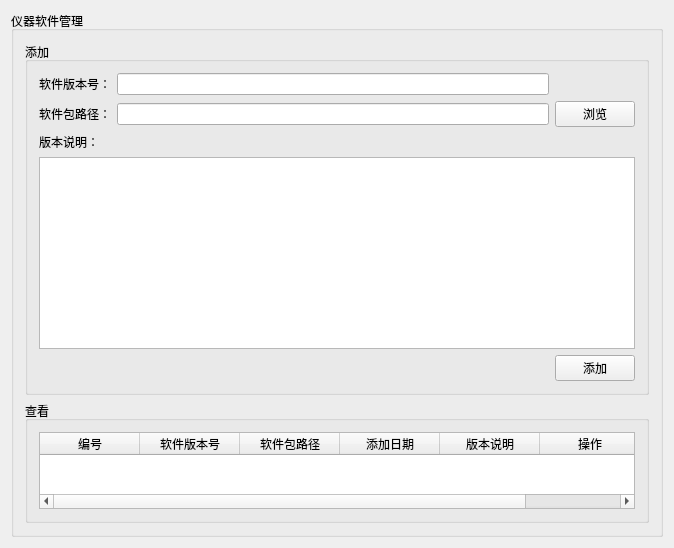
<?xml version="1.0" encoding="UTF-8"?>
<ui version="4.0">
 <class>SoftwareWidget</class>
 <widget class="QWidget" name="SoftwareWidget">
  <property name="geometry">
   <rect>
    <x>0</x>
    <y>0</y>
    <width>674</width>
    <height>548</height>
   </rect>
  </property>
  <property name="windowTitle">
   <string>SoftwareWidget</string>
  </property>
  <layout class="QHBoxLayout" name="horizontalLayout">
   <item>
    <widget class="QGroupBox" name="groupBox">
     <property name="title">
      <string>仪器软件管理</string>
     </property>
     <layout class="QVBoxLayout" name="verticalLayout">
      <item>
       <widget class="QGroupBox" name="groupBox_2">
        <property name="title">
         <string>添加</string>
        </property>
        <layout class="QGridLayout" name="gridLayout">
         <item row="2" column="0">
          <widget class="QLabel" name="label_3">
           <property name="text">
            <string>版本说明：</string>
           </property>
          </widget>
         </item>
         <item row="3" column="0" colspan="3">
          <widget class="QTextEdit" name="textEdit">
           <property name="sizePolicy">
            <sizepolicy hsizetype="Expanding" vsizetype="Fixed">
             <horstretch>0</horstretch>
             <verstretch>0</verstretch>
            </sizepolicy>
           </property>
          </widget>
         </item>
         <item row="0" column="1">
          <widget class="QLineEdit" name="lineEdit"/>
         </item>
         <item row="1" column="1">
          <widget class="QLineEdit" name="lineEdit_2">
           <property name="readOnly">
            <bool>true</bool>
           </property>
          </widget>
         </item>
         <item row="1" column="2">
          <widget class="QPushButton" name="pushButton">
           <property name="text">
            <string>浏览</string>
           </property>
          </widget>
         </item>
         <item row="1" column="0">
          <widget class="QLabel" name="label_2">
           <property name="text">
            <string>软件包路径：</string>
           </property>
          </widget>
         </item>
         <item row="0" column="0">
          <widget class="QLabel" name="label">
           <property name="text">
            <string>软件版本号：</string>
           </property>
          </widget>
         </item>
         <item row="4" column="2">
          <widget class="QPushButton" name="pushButton_2">
           <property name="text">
            <string>添加</string>
           </property>
          </widget>
         </item>
        </layout>
       </widget>
      </item>
      <item>
       <widget class="QGroupBox" name="groupBox_3">
        <property name="title">
         <string>查看</string>
        </property>
        <layout class="QHBoxLayout" name="horizontalLayout_2">
         <item>
          <widget class="QTableWidget" name="tableWidget">
           <property name="rowCount">
            <number>0</number>
           </property>
           <property name="columnCount">
            <number>6</number>
           </property>
           <column>
            <property name="text">
             <string>编号</string>
            </property>
           </column>
           <column>
            <property name="text">
             <string>软件版本号</string>
            </property>
           </column>
           <column>
            <property name="text">
             <string>软件包路径</string>
            </property>
           </column>
           <column>
            <property name="text">
             <string>添加日期</string>
            </property>
           </column>
           <column>
            <property name="text">
             <string>版本说明</string>
            </property>
           </column>
           <column>
            <property name="text">
             <string>操作</string>
            </property>
           </column>
          </widget>
         </item>
        </layout>
       </widget>
      </item>
     </layout>
    </widget>
   </item>
  </layout>
 </widget>
 <layoutdefault spacing="6" margin="11"/>
 <resources/>
 <connections/>
</ui>
